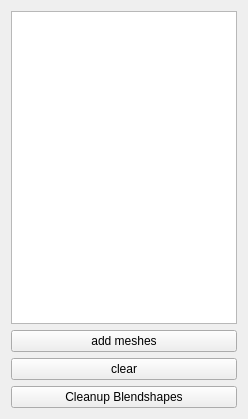
<?xml version="1.0" encoding="UTF-8"?>
<ui version="4.0">
 <class>Form</class>
 <widget class="QWidget" name="Form">
  <property name="geometry">
   <rect>
    <x>0</x>
    <y>0</y>
    <width>248</width>
    <height>419</height>
   </rect>
  </property>
  <property name="windowTitle">
   <string>Form</string>
  </property>
  <layout class="QVBoxLayout" name="verticalLayout">
   <item>
    <widget class="QListWidget" name="listWidget"/>
   </item>
   <item>
    <widget class="QPushButton" name="pb_addmeshes">
     <property name="text">
      <string>add meshes</string>
     </property>
    </widget>
   </item>
   <item>
    <widget class="QPushButton" name="pb_clearlist">
     <property name="text">
      <string>clear</string>
     </property>
    </widget>
   </item>
   <item>
    <widget class="QPushButton" name="pb3">
     <property name="text">
      <string>Cleanup Blendshapes</string>
     </property>
    </widget>
   </item>
  </layout>
 </widget>
 <resources/>
 <connections/>
</ui>
